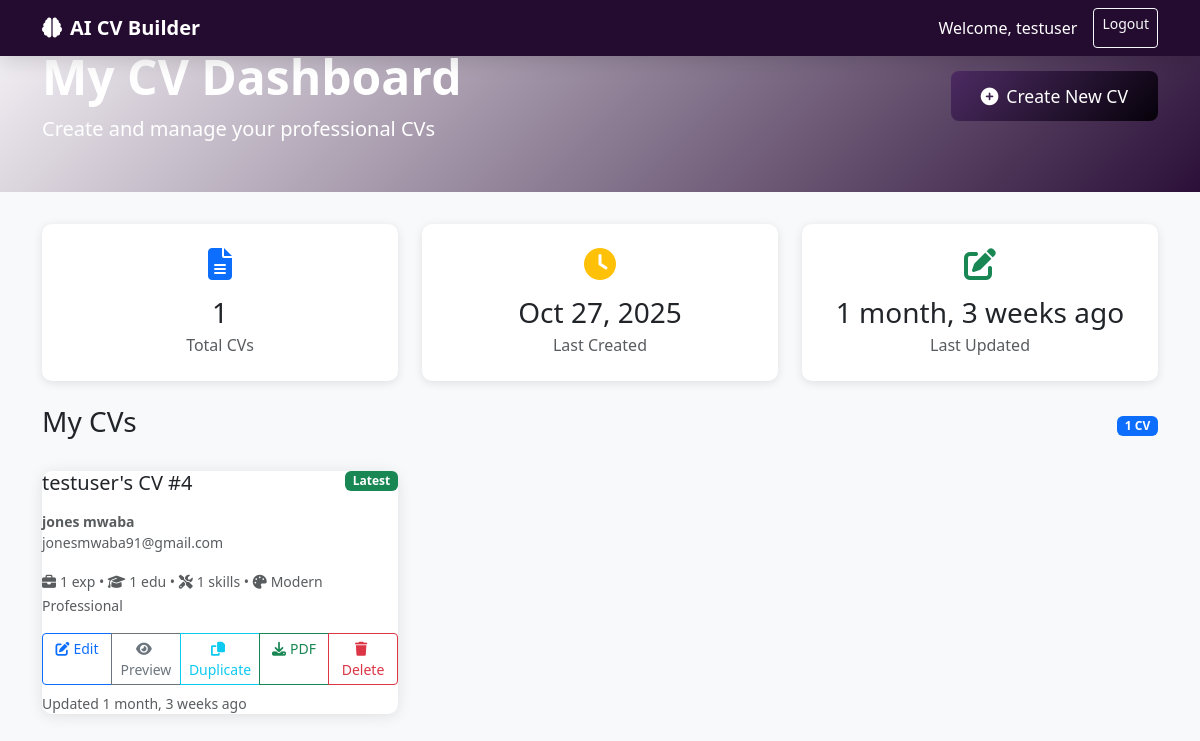
The page /dashboard/ (signed in) on the database its author committed.
### cv_app/models.py (models this page shows, shortened)
class CV(models.Model):
    GENDER_CHOICES = [
        ('male', 'Male'),
        ('female', 'Female'),
        ('other', 'Other'),
        ('prefer_not_to_say', 'Prefer not to say'),
    ]
    MARITAL_STATUS_CHOICES = [
        ('single', 'Single'),
        ('married', 'Married'),
        ('divorced', 'Divorced'),
        ('widowed', 'Widowed'),
    ]
    template = models.ForeignKey(CVTemplate, on_delete=models.SET_NULL, null=True, blank=True, default=1)
    user = models.ForeignKey(User, on_delete=models.CASCADE)
    title = models.CharField(max_length=200, default="My CV")
    full_name = models.CharField(max_length=255)
    email = models.EmailField()
    phone = models.CharField(max_length=20)
    location = models.CharField(max_length=255)
    date_of_birth = models.DateField(null=True, blank=True)
    gender = models.CharField(max_length=20, choices=GENDER_CHOICES, blank=True)
    nationality = models.CharField(max_length=100, blank=True)
    languages = models.CharField(max_length=255, blank=True)
    marital_status = models.CharField(max_length=20, choices=MARITAL_STATUS_CHOICES, blank=True)
    additional_info = models.TextField(blank=True)
    professional_summary = models.TextField(blank=True)
    linkedin_url = models.URLField(blank=True)
    github_url = models.URLField(blank=True)
    created_at = models.DateTimeField(auto_now_add=True)
    updated_at = models.DateTimeField(auto_now=True)

class CVTemplate(models.Model):
    name = models.CharField(max_length=100)
    description = models.TextField()
    is_active = models.BooleanField(default=True)
    created_at = models.DateTimeField(auto_now_add=True)
    primary_color = models.CharField(max_length=7, default='#2c3e50')  # Dark blue
    secondary_color = models.CharField(max_length=7, default='#3498db')  # Light blue
    accent_color = models.CharField(max_length=7, default='#e74c3c')  # Red
    font_family = models.CharField(max_length=50, default='Arial, sans-serif')
    layout_style = models.CharField(max_length=50, default='modern')  # modern, classic, creative, minimal

### cv_app/views.py (the view)
# urls.py: path('dashboard/', views.dashboard, name='dashboard'),
@login_required
def dashboard(request):
    user_cvs = CV.objects.filter(user=request.user).order_by('-created_at')
    total_cvs = user_cvs.count()
    recent_cv = user_cvs.first()  # Most recent CV
    context = {
        'user_cvs': user_cvs,
        'total_cvs': total_cvs,
        'recent_cv': recent_cv,
    }
    return render(request, 'cv_app/dashboard.html', context)

### cv_app/templates/cv_app/dashboard.html (shortened to what this page needs)
<!DOCTYPE html>
<html>
<head>
    <link href="https://cdn.jsdelivr.net/npm/bootstrap@5.3.0/dist/css/bootstrap.min.css" rel="stylesheet">
    <link rel="stylesheet" href="https://cdnjs.cloudflare.com/ajax/libs/font-awesome/6.4.0/css/all.min.css">
</head>
<body>
    <nav class="navbar navbar-expand-lg navbar-custom fixed-top">
        <div class="container">
            <a class="navbar-brand fw-bold text-white" href="{% url 'home' %}">
                <i class="fas fa-brain me-2"></i>AI CV Builder
            </a>
            <div class="navbar-nav ms-auto">
                <span class="navbar-text text-white me-3">Welcome, {{ user.username }}</span>
                <a class="btn btn-outline-light btn-sm" href="{% url 'logout' %}">Logout</a>
            </div>
        </div>
    </nav>
    <div class="dashboard-header">
        <div class="container">
            <div class="row align-items-center">
                <div class="col-md-8">
                    <h1 class="display-5 fw-bold">My CV Dashboard</h1>
                    <p class="lead mb-0">Create and manage your professional CVs</p>
                </div>
                <div class="col-md-4 text-end">
                    <a href="{% url 'create_cv' %}" class="btn btn-create">
                        <i class="fas fa-plus-circle me-2"></i>Create New CV
                    </a>
                </div>
            </div>
        </div>
    </div>
    <div class="container">
        <div class="row mb-4">
            <div class="col-md-4">
                <div class="stats-card">
                    <i class="fas fa-file-alt fa-2x text-primary mb-3"></i>
                    <h3 class="mb-1">{{ total_cvs }}</h3>
                    <p class="text-muted mb-0">Total CVs</p>
                </div>
            </div>
            <div class="col-md-4">
                <div class="stats-card">
                    <i class="fas fa-clock fa-2x text-warning mb-3"></i>
                    <h3 class="mb-1">
                        {% if recent_cv %}
                            {{ recent_cv.created_at|date:"M d, Y" }}
                        {% else %}
                            No CVs
                        {% endif %}
                    </h3>
                    <p class="text-muted mb-0">Last Created</p>
                </div>
            </div>
            <div class="col-md-4">
                <div class="stats-card">
                    <i class="fas fa-edit fa-2x text-success mb-3"></i>
                    <h3 class="mb-1">
                        {% if recent_cv %}
                            {{ recent_cv.updated_at|timesince }} ago
                        {% else %}
                            Never
                        {% endif %}
                    </h3>
                    <p class="text-muted mb-0">Last Updated</p>
                </div>
            </div>
        </div>
        <div class="row">
            <div class="col-12">
                <div class="d-flex justify-content-between align-items-center mb-4">
                    <h3>My CVs</h3>
                    <span class="badge bg-primary">{{ total_cvs }} CV{{ total_cvs|pluralize }}</span>
                </div>
                {% if user_cvs %}
                    <div class="row">
                        {% for cv in user_cvs %}
                        <div class="col-lg-6 col-xl-4">
                            <div class="cv-card">
                                <div class="card-body">
                                    <div class="d-flex justify-content-between align-items-start mb-3">
                                        <h5 class="card-title mb-0">{{ cv.title }}</h5>
                                        <span class="badge bg-{% if forloop.first %}success{% else %}secondary{% endif %}">
                                            {% if forloop.first %}Latest{% else %}{{ cv.created_at|date:"M Y" }}{% endif %}
                                        </span>
                                    </div>
                                    <p class="card-text text-muted small mb-3">
                                        <strong>{{ cv.full_name|default:"No name set" }}</strong><br>
                                        {{ cv.email|default:"No email set" }}
                                    </p>
                                    <div class="cv-stats mb-3">
                                    <small class="text-muted">
                                        <i class="fas fa-briefcase me-1"></i>{{ cv.experiences.count }} exp •
                                        <i class="fas fa-graduation-cap me-1"></i>{{ cv.educations.count }} edu •
                                        <i class="fas fa-tools me-1"></i>{{ cv.skills.count }} skills •
                                        <i class="fas fa-palette me-1"></i>{{ cv.template.name|default:"Default" }}
                                    </small>
                                    </div>
                                    <div class="btn-group w-100">
                                        <a href="{% url 'edit_cv' cv.id %}" class="btn btn-outline-primary btn-sm">
                                            <i class="fas fa-edit me-1"></i>Edit
                                        </a>
                                        <a href="{% url 'preview_cv' cv.id %}" class="btn btn-outline-secondary btn-sm">
                                             <i class="fas fa-eye me-1"></i>Preview
                                        </a>
                                        <a href="{% url 'duplicate_cv' cv.id %}" class="btn btn-outline-info btn-sm">
                                             <i class="fas fa-copy me-1"></i>Duplicate
                                        </a>
                                        <a href="{% url 'download_cv_pdf' cv.id %}" class="btn btn-outline-success btn-sm">
                                                <i class="fas fa-download me-1"></i>PDF
                                        </a>
                                                <button type="button" class="btn btn-outline-danger btn-sm" data-bs-toggle="modal" data-bs-target="#deleteModal{{ cv.id }}">
                                                        <i class="fas fa-trash me-1"></i>Delete
                                                </button>
                                    </div>
                                    <small class="text-muted d-block mt-2">
                                        Updated {{ cv.updated_at|timesince }} ago
                                    </small>
                                </div>
                            </div>
                        </div>
                        {% endfor %}
                    </div>
                {% endif %}
            </div>
        </div>
    </div>
</body>
</html>

### cv_app/templates/cv_app/dashboard.html (style rules this page uses)
body { background: #f8f9fa; min-height: 100vh; }
.navbar-custom { background-color: #240b30ff; box-shadow: 0 4px 20px rgba(0, 0, 0, 0.15); }
.dashboard-header { background: linear-gradient(135deg, #f9f7faff, #2b0f38ff); color: white; padding: 3rem 0; margin-bottom: 2rem; }
.cv-card { background: white; border-radius: 10px; box-shadow: 0 2px 15px rgba(0,0,0,0.1); transition: all 0.3s ease; border: none; margin-bottom: 1.5rem; }
.stats-card { background: white; border-radius: 10px; padding: 1.5rem; box-shadow: 0 2px 10px rgba(0,0,0,0.1); text-align: center; }
.btn-create { background: linear-gradient(135deg, #4d2b63ff, #06010aff); color: white; border: none; padding: 12px 30px; font-size: 1.1rem; border-radius: 8px; transition: all 0.3s ease; }
.btn-group .btn { flex: 1; }

### rows shown on the page
CV: created_at "Oct 27, 2025", updated_at "1 month, 3 weeks", title "testuser's CV #4", full_name "jones mwaba", email "jonesmwaba91@gmail.com", experiences.count "1", educations.count "1", skills.count "1", template.name "Modern Professional"

### other values the page prints
{{ user.username }} "testuser"
{{ total_cvs }} "1"
